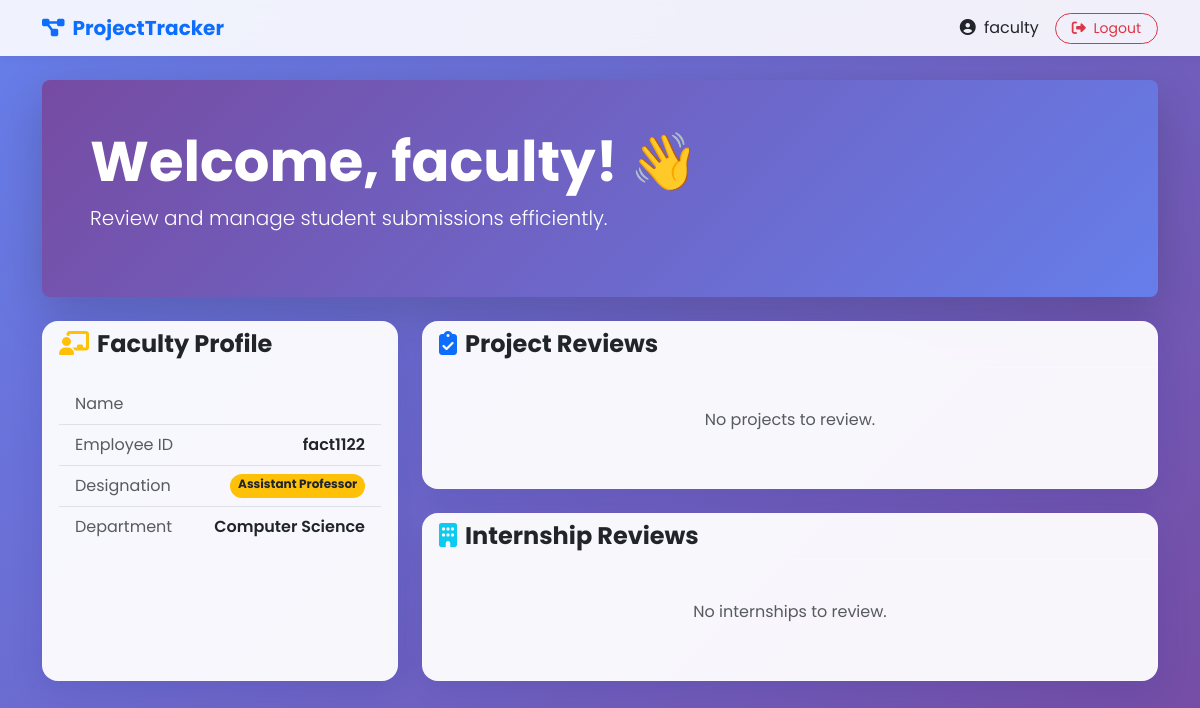
/faculty/dashboard/ (signed in), run on the app's committed database.
### core/models.py (models this page shows, shortened)
class FacultyProfile(models.Model):
    user = models.OneToOneField(User, on_delete=models.CASCADE, related_name='faculty_profile')
    employee_id = models.CharField(max_length=20, unique=True, help_text="Faculty employee ID")
    department = models.CharField(max_length=100, help_text="Department name (e.g., CSE, ECE, ME)")
    designation = models.CharField(
        max_length=100,
        choices=[
            ('Assistant Professor', 'Assistant Professor'),
            ('Associate Professor', 'Associate Professor'),
            ('Professor', 'Professor'),
            ('Lecturer', 'Lecturer'),
        ],
        help_text="Faculty designation/position"
    )
    role = models.CharField(max_length=20, choices=ROLE_CHOICES, default='faculty')
    created_at = models.DateTimeField(auto_now_add=True)
    updated_at = models.DateTimeField(auto_now=True)
    class Meta:
        verbose_name_plural = "Faculty Profiles"
        ordering = ['-created_at']

### core/views.py (the view, shortened to what this page needs)
# urls.py: path('faculty/dashboard/', views.faculty_dashboard, name='faculty_dashboard'),
@group_required('Faculty')
def faculty_dashboard(request):
    try:
        faculty_profile = FacultyProfile.objects.get(user=request.user)
    except FacultyProfile.DoesNotExist:
        messages.error(request, "Faculty profile not found!")
        return redirect('login')
    project_status_filter = request.GET.get('project_status', '')
    internship_status_filter = request.GET.get('internship_status', '')
    projects = Project.objects.filter(faculty_reviewer=faculty_profile).order_by('-submitted_at')
    if project_status_filter:
        projects = projects.filter(status=project_status_filter)
    internships = Internship.objects.all().order_by('-applied_date')
    if internship_status_filter:
        internships = internships.filter(faculty_status=internship_status_filter)
    review_form = ProjectReviewForm()
    internship_review_form = InternshipReviewForm()
    context = {
        'faculty': faculty_profile,
        'user': request.user,
        'projects': projects,
        'internships': internships,
        'review_form': review_form,
        'internship_review_form': internship_review_form,
        'project_status_filter': project_status_filter,
        'internship_status_filter': internship_status_filter,
    }
    return render(request, 'faculty_dashboard.html', context)

### templates/faculty_dashboard.html (shortened to what this page needs)
{% extends 'base.html' %}
{% block content %}
<div class="row mb-4 animate__animated animate__fadeInDown">
    <div class="col-md-12">
        <div class="p-5 text-white bg-primary rounded-3 shadow-lg"
            style="background: linear-gradient(135deg, #764ba2 0%, #667eea 100%);">
            <h1 class="display-4 fw-bold">Welcome, {{ user.first_name|default:user.username }}! 👋</h1>
            <p class="lead">Review and manage student submissions efficiently.</p>
        </div>
    </div>
</div>
<div class="row g-4 animate__animated animate__fadeInUp animate__delay-1s">
    <div class="col-md-4">
        <div class="card glass-card h-100">
            <div class="card-header bg-transparent border-bottom border-light">
                <h4 class="mb-0 fw-bold"><i class="fas fa-chalkboard-teacher me-2 text-warning"></i>Faculty Profile</h4>
            </div>
            <div class="card-body">
                <ul class="list-group list-group-flush bg-transparent">
                    <li class="list-group-item bg-transparent d-flex justify-content-between">
                        <span class="text-muted">Name</span>
                    </li>
                    <li class="list-group-item bg-transparent d-flex justify-content-between">
                        <span class="text-muted">Employee ID</span>
                        <span class="fw-semibold">{{ faculty.employee_id }}</span>
                    </li>
                    <li class="list-group-item bg-transparent d-flex justify-content-between">
                        <span class="text-muted">Designation</span>
                        <span class="badge bg-warning text-dark rounded-pill">{{ faculty.designation }}</span>
                    </li>
                    <li class="list-group-item bg-transparent d-flex justify-content-between">
                        <span class="text-muted">Department</span>
                        <span class="fw-semibold">{{ faculty.department }}</span>
                    </li>
                </ul>
            </div>
        </div>
    </div>
    <div class="col-md-8">
        <div class="card glass-card mb-4">
            <div class="card-header bg-transparent border-bottom border-light">
                <h4 class="mb-0 fw-bold"><i class="fas fa-clipboard-check me-2 text-primary"></i>Project Reviews</h4>
            </div>
            <div class="card-body">
                {% if projects %}
                <div class="accordion" id="projectAccordion">
                    {% for p in projects %}
                    <div class="accordion-item border-0 glass-card mb-2">
                        <h2 class="accordion-header">
                            <button class="accordion-button collapsed shadow-none bg-transparent fw-bold text-dark"
                                type="button" data-bs-toggle="collapse" data-bs-target="#collapse{{ p.id }}">
                                <span class="badge bg-primary me-2">{{ p.student.register_number }}</span>
                                {{ p.title }}
                                <span
                                    class="ms-auto badge {% if p.status == 'P' %}bg-warning{% elif p.status == 'A' %}bg-success{% else %}bg-danger{% endif %} text-white">
                                    {{ p.get_status_display }}
                                </span>
                            </button>
                        </h2>
                        <div id="collapse{{ p.id }}" class="accordion-collapse collapse"
                            data-bs-parent="#projectAccordion">
                            <div class="accordion-body">
                                <p><strong>Student:</strong> {{ p.student.user.get_full_name }}</p>
                                <p><strong>Domain:</strong> {{ p.domain }}</p>
                                <p><strong>Description:</strong> {{ p.description }}</p>
                                {% if p.attachment %}
                                <p><a href="{{ p.attachment.url }}" target="_blank"
                                        class="btn btn-sm btn-outline-primary"><i class="fas fa-paperclip"></i> View
                                        Attachment</a></p>
                                {% endif %}
                                <hr>
                                <form method="post" class="row g-2 align-items-end">
                                    {% csrf_token %}
                                    <input type="hidden" name="project_id" value="{{ p.id }}">
                                    <div class="col-md-4">
                                        <label class="form-label small text-muted">Status</label>
                                        {{ review_form.status }}
                                    </div>
                                    <div class="col-md-5">
                                        <label class="form-label small text-muted">Remarks</label>
                                        {{ review_form.faculty_remarks }}
                                    </div>
                                    <div class="col-md-3">
                                        <button type="submit" name="project_review"
                                            class="btn btn-success btn-sm w-100">Update</button>
                                    </div>
                                </form>
                                <div class="mt-2">
                                    <a href="{% url 'generate_report' p.id %}"
                                        class="btn btn-outline-info btn-sm w-100"><i class="fas fa-file-pdf me-1"></i>
                                        Generate Report</a>
                                </div>
                            </div>
                        </div>
                    </div>
                    {% endfor %}
                </div>
                {% else %}
                <p class="text-center text-muted py-4">No projects to review.</p>
                {% endif %}
            </div>
        </div>
        <div class="card glass-card">
            <div class="card-header bg-transparent border-bottom border-light">
                <h4 class="mb-0 fw-bold"><i class="fas fa-building me-2 text-info"></i>Internship Reviews</h4>
            </div>
            <div class="card-body">
                {% if internships %}
                <div class="accordion" id="internshipAccordion">
                    {% for i in internships %}
                    <div class="accordion-item border-0 glass-card mb-2">
                        <h2 class="accordion-header">
                            <button class="accordion-button collapsed shadow-none bg-transparent fw-bold text-dark"
                                type="button" data-bs-toggle="collapse" data-bs-target="#intCollapse{{ i.id }}">
                                <span class="badge bg-info me-2">{{ i.student.register_number }}</span>
                                {{ i.company_name }} - {{ i.role }}
                                <span
                                    class="ms-auto badge {% if i.faculty_status == 'Pending' %}bg-warning{% elif i.faculty_status == 'Approved' %}bg-success{% else %}bg-danger{% endif %} text-white">
                                    {{ i.get_faculty_status_display }}
                                </span>
                            </button>
                        </h2>
                        <div id="intCollapse{{ i.id }}" class="accordion-collapse collapse"
                            data-bs-parent="#internshipAccordion">
                            <div class="accordion-body">
                                <p><strong>Student:</strong> {{ i.student.user.get_full_name }}</p>
                                <p><strong>Location:</strong> {{ i.location }}</p>
                                <p><strong>Duration:</strong> {{ i.duration }}</p>
                                <p><strong>Dates:</strong> {{ i.start_date|date:"d M, Y" }} - {{ i.end_date|date:"d M,
                                    Y" }}</p>
                                <p><strong>Stipend:</strong> {{ i.stipend }}</p>
                                <p><strong>Description:</strong> {{ i.description }}</p>
                                <hr>
                                <form method="post" class="row g-2 align-items-end">
                                    {% csrf_token %}
                                    <input type="hidden" name="internship_id" value="{{ i.id }}">
                                    <div class="col-md-4">
                                        <label class="form-label small text-muted">Status</label>
                                        {{ internship_review_form.faculty_status }}
                                    </div>
                                    <div class="col-md-5">
                                        <label class="form-label small text-muted">Remarks</label>
                                        {{ internship_review_form.faculty_remarks }}
                                    </div>
                                    <div class="col-md-3">
                                        <button type="submit" name="internship_review"
                                            class="btn btn-success btn-sm w-100">Update</button>
                                    </div>
                                </form>
                                <div class="mt-2">
                                    <a href="{% url 'generate_internship_report' i.id %}"
                                        class="btn btn-outline-info btn-sm w-100"><i class="fas fa-file-pdf me-1"></i>
                                        Generate Report</a>
                                </div>
                            </div>
                        </div>
                    </div>
                    {% endfor %}
                </div>
                {% else %}
                <p class="text-center text-muted py-4">No internships to review.</p>
                {% endif %}
            </div>
        </div>
    </div>
</div>
{% endblock %}

### templates/base.html (shortened to what this page needs)
<!DOCTYPE html>
<html lang="en">
<head>
    <link href="https://cdn.jsdelivr.net/npm/bootstrap@5.3.0/dist/css/bootstrap.min.css" rel="stylesheet">
    <link href="https://cdnjs.cloudflare.com/ajax/libs/font-awesome/6.4.0/css/all.min.css" rel="stylesheet">
    <link rel="stylesheet" href="https://cdnjs.cloudflare.com/ajax/libs/animate.css/4.1.1/animate.min.css" />
</head>
<body>
    {% if not hide_navbar %}
    <nav class="navbar navbar-expand-lg navbar-glass sticky-top mb-4">
        <div class="container">
            <a class="navbar-brand fw-bold text-primary" href="{% url 'home' %}">
                <i class="fas fa-project-diagram me-2"></i>ProjectTracker
            </a>
            <div class="collapse navbar-collapse" id="navbarNav">
                <ul class="navbar-nav ms-auto align-items-center">
                    {% if user.is_authenticated %}
                    <li class="nav-item">
                        <span class="nav-link text-dark">
                            <i class="fas fa-user-circle me-1"></i> {{ user.username }}
                        </span>
                    </li>
                    <li class="nav-item ms-2">
                        <a href="{% url 'logout' %}" class="btn btn-outline-danger btn-sm rounded-pill px-3">
                            <i class="fas fa-sign-out-alt me-1"></i> Logout
                        </a>
                    </li>
                    {% else %}
                    <li class="nav-item">
                        <a href="{% url 'login' %}" class="nav-link">Login</a>
                    </li>
                    {% endif %}
                </ul>
            </div>
        </div>
    </nav>
    {% endif %}
    <div class="container fade-in">
        {% block content %}{% endblock %}
    </div>
</body>
</html>

### templates/base.html (style rules this page uses)
:root { --primary-gradient: linear-gradient(135deg, #667eea 0%, #764ba2 100%); --glass-bg: rgba(255, 255, 255, 0.95); --glass-border: rgba(255, 255, 255, 0.2); --card-shadow: 0 8px 32px 0 rgba(31, 38, 135, 0.15); }
body { font-family: 'Poppins', sans-serif; background: var(--primary-gradient); min-height: 100vh; color: #333; }
.glass-card { background: var(--glass-bg); backdrop-filter: blur(8px); -webkit-backdrop-filter: blur(8px); border-radius: 16px; border: 1px solid var(--glass-border); box-shadow: var(--card-shadow); }
.btn, .card, .nav-link { transition: all 0.3s ease; }
.navbar-glass { background: rgba(255, 255, 255, 0.9); backdrop-filter: blur(10px); box-shadow: 0 2px 10px rgba(0, 0, 0, 0.05); }

### data on the page
FacultyProfile: employee_id "fact1122", designation "Assistant Professor", department "Computer Science"

### other printed values
{{ user.username }} "faculty"
{{ user.first_name|default:user.username }} "faculty"
